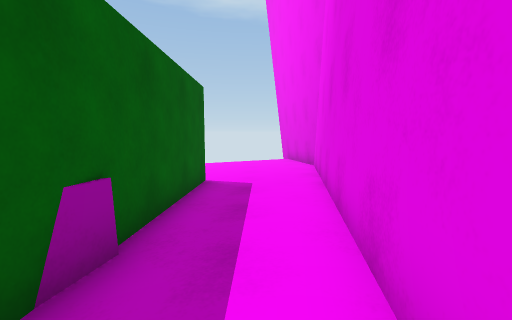
view 1 (above)

22 first-person views from a walk through a 3-D level made in the Unity game engine. The camera is 1.2 m above the floor, tilts 6° down and sees 90° across. The floor is counted in squares, 1 m on a side. Each view is taken from the middle of a square. On the plan, view 1 faces up. The plan holds only what a view shows up to about 12 squares ahead; the rest is blank. The place goes on beyond the plan. Surface patterns are stand-ins for the level's own textures.

view 2
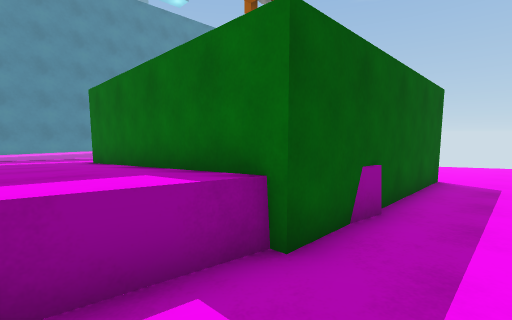

view 3
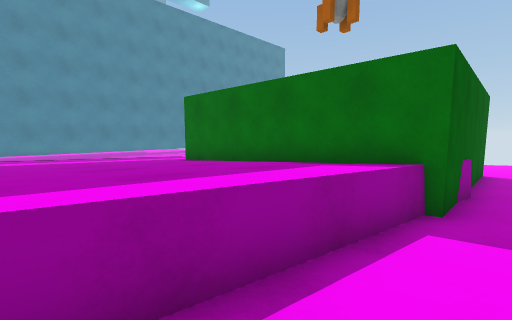

view 4
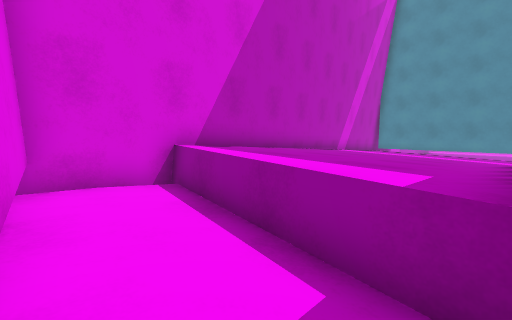

view 5
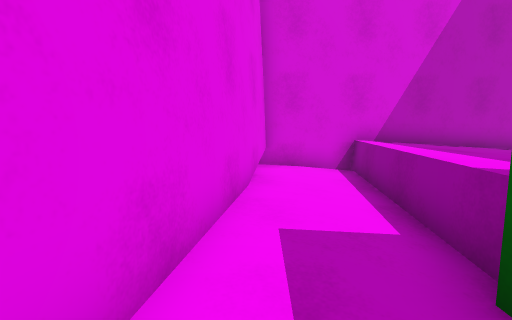

view 6
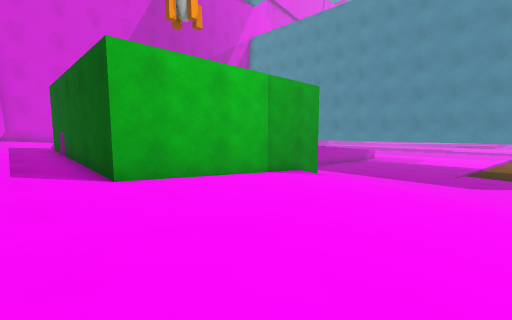

view 7
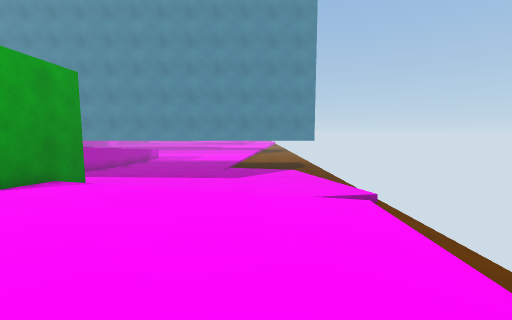

view 8
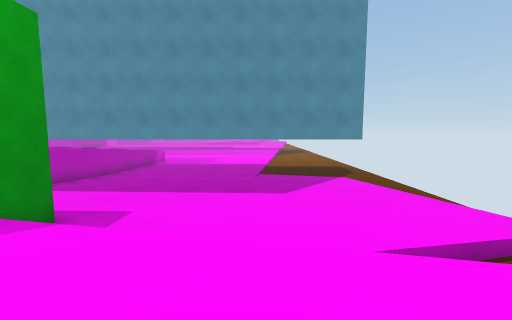

view 9
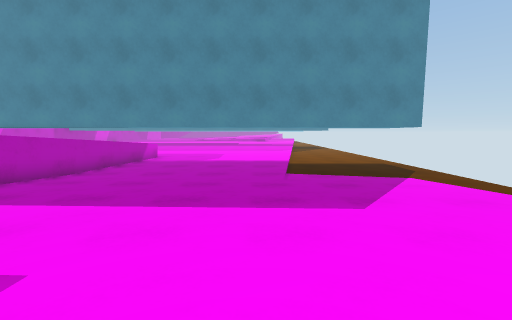

view 10
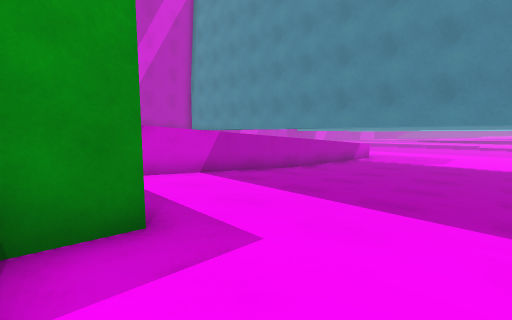

view 11
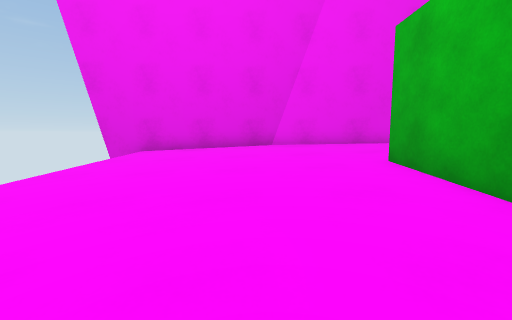

view 12
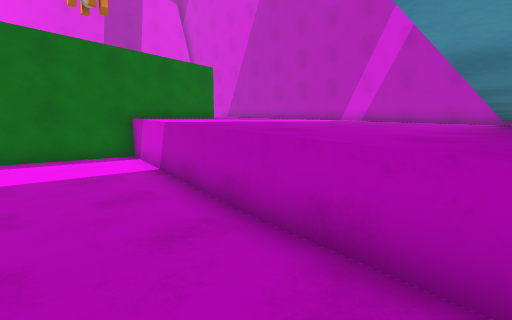

view 13
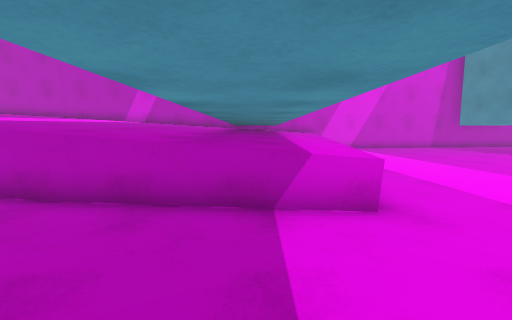

view 14
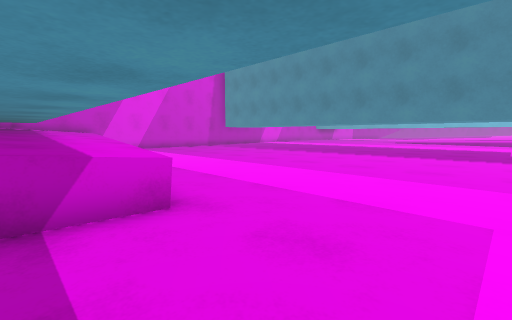

view 15
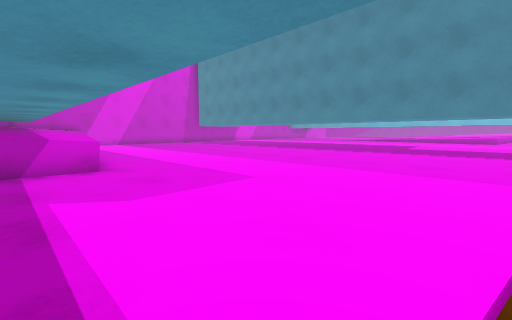

view 16
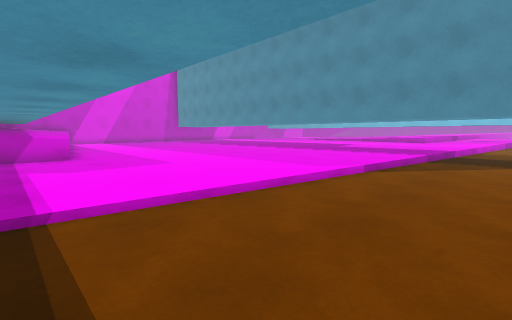

view 17
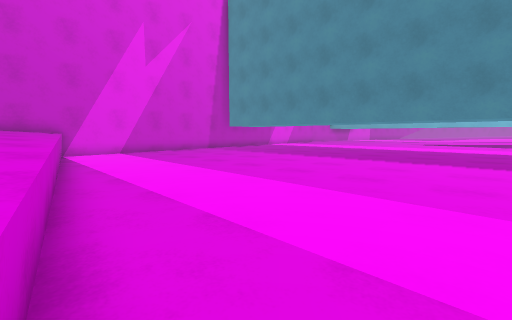

view 18
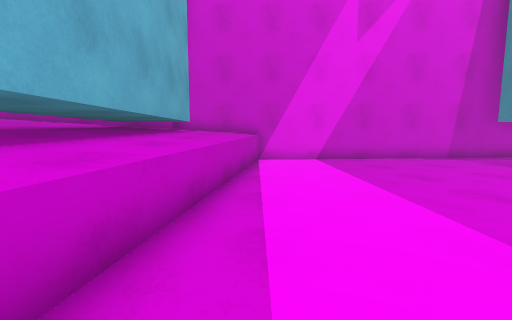

view 19
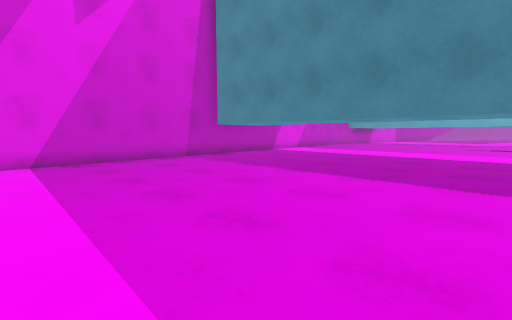

view 20
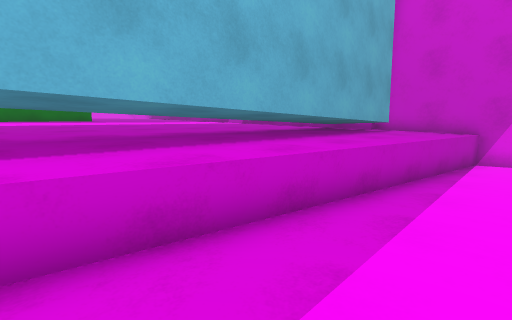

view 21
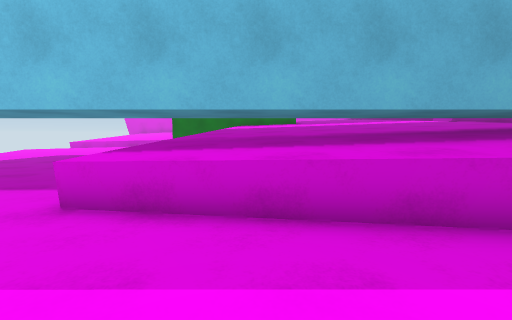

view 22
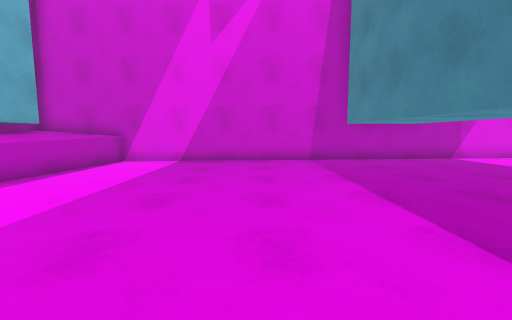

### Floor plan
Key: @ floor where view 1 was taken; # wall or solid block; . main floor; - floor 0.25 m lower than the main floor; : floor 0.5 m higher than the main floor; _ floor 0.5 m lower than the main floor; + floor 0.75 m higher than the main floor; * floor 1 m higher than the main floor; % floor 1.25 m higher than the main floor; & floor 1.5 m higher than the main floor; / step, stairs or slope; = window, fence, low wall or low ledge; ^ raised ledge; v drop or lower ground.
Columns run from 37 left of view 1 to 3 right of it. Each row starts with its distance up from view 1.
 19                 ---------///-----
 18 -------------- -------/--...--=--      #
 17 --------------- ---------...--:::++=v _#
 16 -------------------------.../-:::++++**#
 15  #...////----------------...//::++++***#
 14  #........--// ---------..../=::++++***##
 13  #........---- ---------.....::++++****%#
 12  #.........--- ---------.....::+++****%%#
 11  #.........--- ---------.....:++++****%%#
 10  #.........--- --------......++++****%%%#
  9  #.........--- --------....#########*%%##
  8  #.........---#--------....#       #%%%#
  7  #.........---#--------....#       #%%%#
  6  #.........--^^==-----.....#       #%%%#
  5  #.........--^^^#^^^^^^^...#       #%%&#
  4  #.........--^^^#^^^^^^^^^^^       #%%&#
  3  #..........-^^##^^^^^^^^^^^       #%&##
  2  #..........-^^##^^^^^^^^^ ^       #%&#
  1  #..........-^###^^^^^^^^^         #&&#
  0  #..........^^###^^^^^^^^^^^^^^^^^^^&@#
 -1  #..........^^###^^^^^^^^^^^^^^^^^^^&&#
 -2  #..........^^###^^^^^^^^^^^^^^^^^^&&&#
 -3  #..........^^## ^^^^^^^^^^^^^^^^^^&&##
 -4  #..........^^#  ^^^^^^^^^^^^^^^^^^&&#
 -5  #..........^^#  ^^^^^ ^^^^^^^^^^^^&&#
 -6  #.........^^^#  ^^^^        ^^^^#####
 -7  #.........^^^#  ^^^^^
 -8  ##########^^^^^^^^^
 -9               ^^

Positions as (right, up) in squares from view 1, and headings:
1: (0, 0), facing up
2: (0, -2), facing up-left
3: (-1, -5), facing up-left
4: (0, 0), facing down-left
5: (0, 2), facing down
6: (0, 15), facing down-left
7: (-1, 15), facing left
8: (-5, 13), facing left
9: (-9, 12), facing left
10: (-9, 12), facing down-left
11: (-8, 12), facing right
12: (-21, 8), facing down-right
13: (-22, 10), facing down
14: (-22, 10), facing down-left
15: (-22, 14), facing down-left
16: (-22, 18), facing down-left
17: (-24, 7), facing down-left
18: (-26, 3), facing down
19: (-28, 3), facing down-left
20: (-27, 4), facing down-right
21: (-28, 3), facing right
22: (-32, 3), facing down
